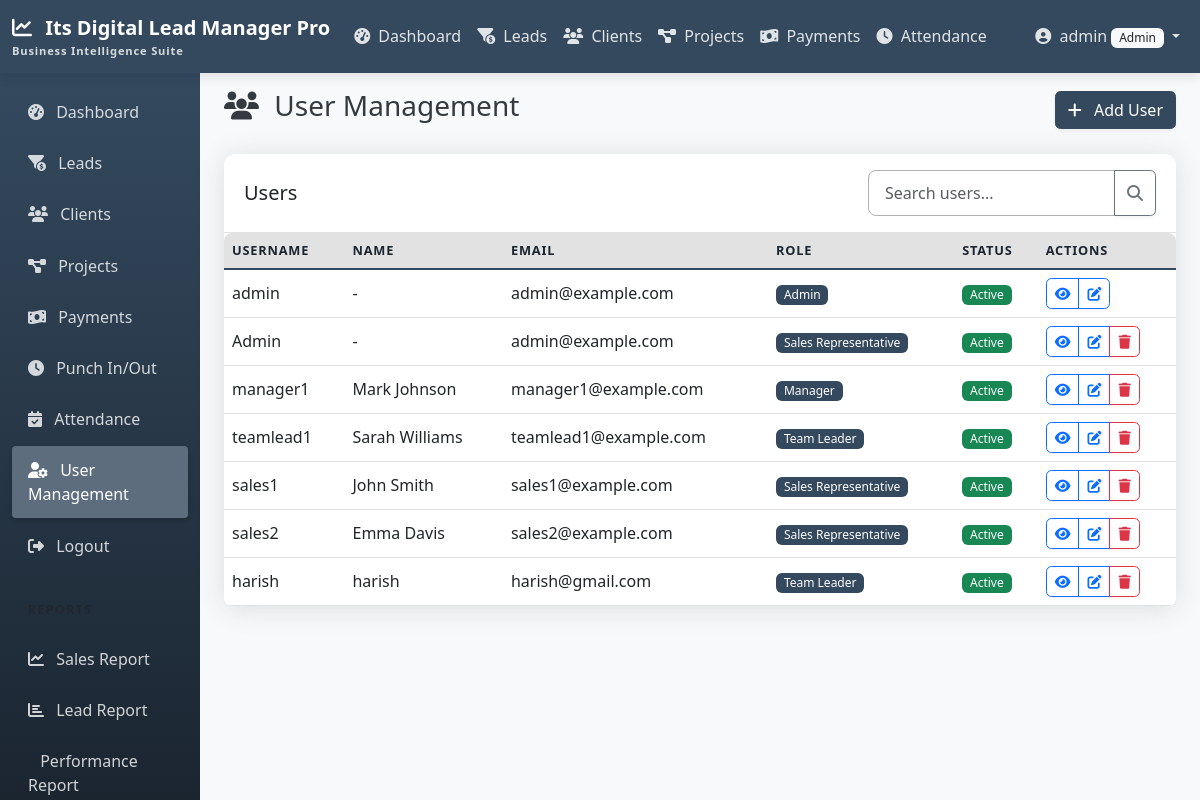
The page /accounts/users/ (signed in) on the database as committed earlier.
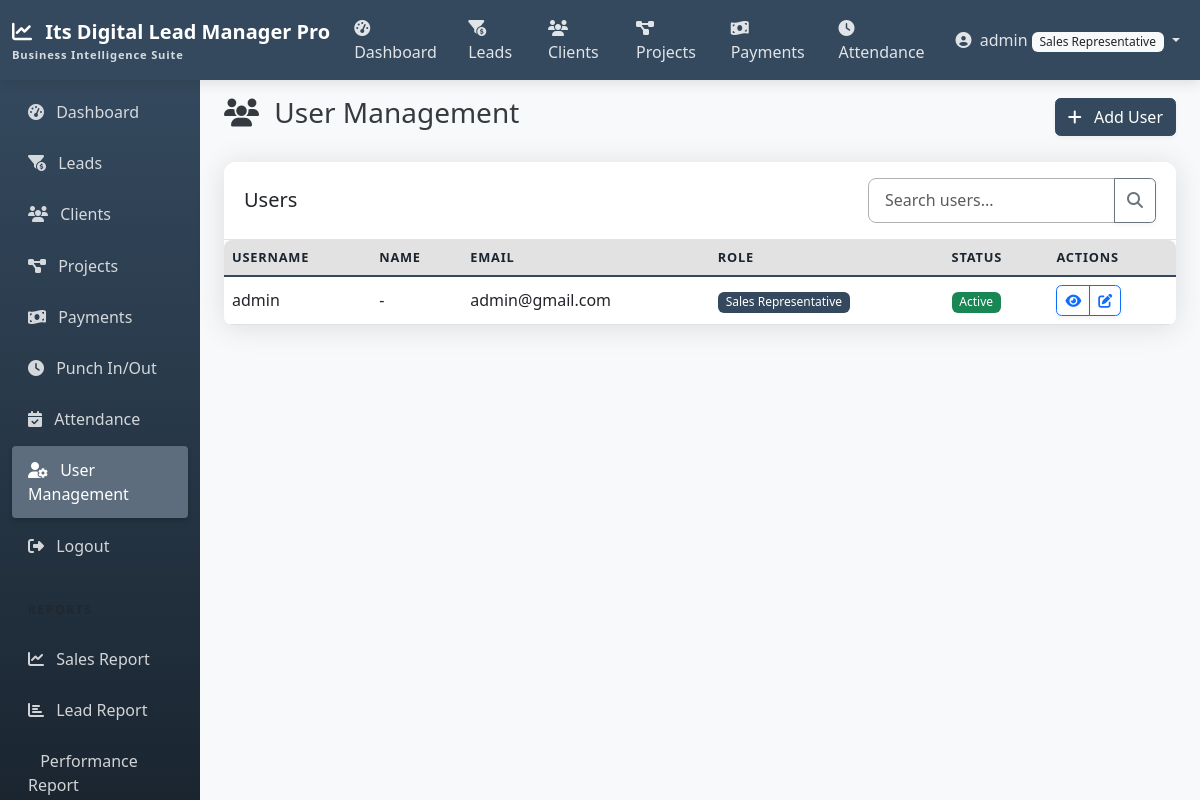
The same page on the database as committed later.
### accounts/models.py (models this page shows, shortened)
class CustomUser(AbstractUser):
    ROLE_CHOICES = (
        ('admin', 'Admin'),
        ('manager', 'Manager'),
        ('team_leader', 'Team Leader'),
        ('sales_rep', 'Sales Representative'),
    )
    role = models.CharField(max_length=20, choices=ROLE_CHOICES, default='sales_rep')

### accounts/views.py (the view)
# urls.py: path('users/', views.UserListView.as_view(), name='user_list'),
class UserListView(LoginRequiredMixin, AdminOrManagerRequiredMixin, ListView):
    model = CustomUser
    template_name = 'accounts/user_list.html'
    context_object_name = 'users'
    def get_queryset(self):
        if self.request.user.role == 'manager':
            return CustomUser.objects.filter(role__in=['team_leader', 'sales_rep'])
        return CustomUser.objects.all()

### accounts/views.py (called while the page is built)
    def test_func(self):
        return self.request.user.is_authenticated and (
            self.request.user.is_superuser or
            self.request.user.role in ['admin', 'manager']
        )

### templates/accounts/user_list.html (shortened to what this page needs)
{% extends 'base.html' %}
{% block content %}
<div class="d-flex justify-content-between align-items-center mb-4">
    <h1 class="h3">
        <i class="fas fa-users me-2"></i> User Management
    </h1>
    <div>
        <a href="{% url 'user_add' %}" class="btn btn-primary">
            <i class="fas fa-plus me-2"></i> Add User
        </a>
    </div>
</div>
<div class="card shadow">
    <div class="card-header bg-white">
        <div class="row align-items-center">
            <div class="col">
                <h5 class="mb-0">Users</h5>
            </div>
            <div class="col-md-4">
                <form action="" method="get" class="input-group">
                    <input type="text" name="search" class="form-control" placeholder="Search users..." value="{{ search_query }}">
                    <button type="submit" class="btn btn-outline-secondary">
                        <i class="fas fa-search"></i>
                    </button>
                </form>
            </div>
        </div>
    </div>
    <div class="table-responsive">
        <table class="table table-hover align-middle mb-0">
            <thead class="table-light">
                <tr>
                    <th scope="col">Username</th>
                    <th scope="col">Name</th>
                    <th scope="col">Email</th>
                    <th scope="col">Role</th>
                    <th scope="col">Status</th>
                    <th scope="col">Actions</th>
                </tr>
            </thead>
            <tbody>
                {% for user_obj in users %}
                <tr>
                    <td>{{ user_obj.username }}</td>
                    <td>{{ user_obj.get_full_name|default:"-" }}</td>
                    <td>{{ user_obj.email|default:"-" }}</td>
                    <td>
                        <span class="badge bg-{{ user_obj.role|yesno:'primary,secondary' }}">
                            {{ user_obj.get_role_display }}
                        </span>
                    </td>
                    <td>
                        {% if user_obj.is_active %}
                        <span class="badge bg-success">Active</span>
                        {% else %}
                        <span class="badge bg-danger">Inactive</span>
                        {% endif %}
                    </td>
                    <td>
                        <div class="btn-group btn-group-sm">
                            <a href="{% url 'user_detail' user_obj.id %}" class="btn btn-outline-primary">
                                <i class="fas fa-eye"></i>
                            </a>
                            <a href="{% url 'user_edit' user_obj.id %}" class="btn btn-outline-primary">
                                <i class="fas fa-edit"></i>
                            </a>
                            {% if user_obj.id != user.id %}
                            <a href="{% url 'user_delete' user_obj.id %}" class="btn btn-outline-danger">
                                <i class="fas fa-trash"></i>
                            </a>
                            {% endif %}
                        </div>
                    </td>
                </tr>
                {% empty %}
                <tr>
                    <td colspan="6" class="text-center py-4">
                        <p class="text-muted mb-0">No users found.</p>
                    </td>
                </tr>
                {% endfor %}
            </tbody>
        </table>
    </div>
</div>
{% endblock %}

### templates/navbar.html (shortened to what this page needs)
<nav class="navbar navbar-expand-md navbar-dark sticky-top">
    <div class="container-fluid">
        <a class="navbar-brand" href="{% url 'home' %}">
            <i class="fas fa-chart-line me-2"></i>
            Its Digital Lead Manager Pro
            <span class="navbar-brand-subtitle">Business Intelligence Suite</span>
        </a>
        <div class="collapse navbar-collapse" id="navbarNav">
            <ul class="navbar-nav me-auto">
                {% if user.is_authenticated %}
                <li class="nav-item">
                    <a class="nav-link {% if request.path == '/reports/dashboard/' %}active{% endif %}" href="{% url 'dashboard' %}">
                        <i class="fas fa-tachometer-alt me-1"></i> Dashboard
                    </a>
                </li>
                <li class="nav-item">
                    <a class="nav-link {% if '/leads/' in request.path %}active{% endif %}" href="{% url 'lead_list' %}">
                        <i class="fas fa-funnel-dollar me-1"></i> Leads
                    </a>
                </li>
                <li class="nav-item">
                    <a class="nav-link {% if '/clients/' in request.path %}active{% endif %}" href="{% url 'client_list' %}">
                        <i class="fas fa-users me-1"></i> Clients
                    </a>
                </li>
                <li class="nav-item d-none d-lg-block">
                    <a class="nav-link {% if '/projects/' in request.path %}active{% endif %}" href="{% url 'project_list' %}">
                        <i class="fas fa-project-diagram me-1"></i> Projects
                    </a>
                </li>
                <li class="nav-item d-none d-lg-block">
                    <a class="nav-link {% if '/payments/' in request.path %}active{% endif %}" href="{% url 'payment_list' %}">
                        <i class="fas fa-money-bill-wave me-1"></i> Payments
                    </a>
                </li>
                <li class="nav-item d-none d-lg-block">
                    <a class="nav-link {% if '/attendance/punch/' in request.path %}active{% endif %}" href="{% url 'punch' %}">
                        <i class="fas fa-clock me-1"></i> Attendance
                    </a>
                </li>
                {% endif %}
            </ul>
            <ul class="navbar-nav">
                {% if user.is_authenticated %}
                <li class="nav-item dropdown">
                    <a class="nav-link dropdown-toggle" href="#" id="navbarDropdown" role="button" data-bs-toggle="dropdown" aria-expanded="false">
                        <i class="fas fa-user-circle me-1"></i>
                        {% if user.first_name %}{{ user.first_name }}{% else %}{{ user.username }}{% endif %}
                        <span class="badge bg-light text-dark">{{ user.get_role_display }}</span>
                    </a>
                </li>
                {% endif %}
            </ul>
        </div>
    </div>
</nav>

Rows that differ between the two databases and show on the page:
removed CustomUser: username "Admin", get_full_name "-", email "admin@example.com", role "Sales Representative", is_active "Active"
removed CustomUser: username "manager1", get_full_name "Mark Johnson", email "manager1@example.com", role "Manager", is_active "Active"
removed CustomUser: username "teamlead1", get_full_name "Sarah Williams", email "teamlead1@example.com", role "Team Leader", is_active "Active"
removed CustomUser: username "sales1", get_full_name "John Smith", email "sales1@example.com", role "Sales Representative", is_active "Active"
removed CustomUser: username "sales2", get_full_name "Emma Davis", email "sales2@example.com", role "Sales Representative", is_active "Active"
removed CustomUser: username "harish", get_full_name "harish", email "harish@gmail.com", role "Team Leader", is_active "Active"
changed CustomUser "admin": role "Admin" → "Sales Representative"; email "admin@example.com" → "admin@gmail.com"
